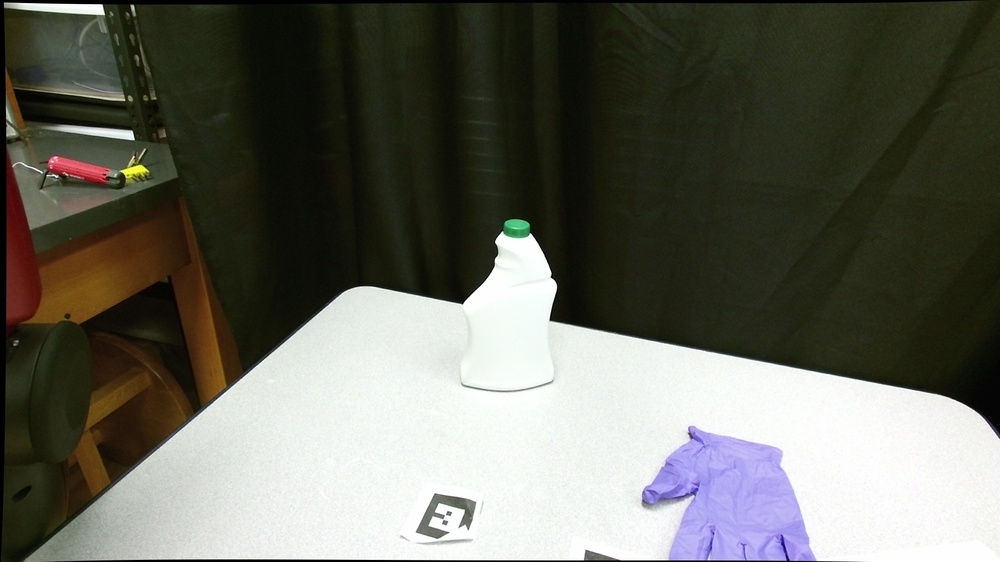
#> input picture scripts/frame/frame0000.jpg, 1000 x 562 px, shrunk from 1920 x 1080 before the run, found by its file name
$ python color_detection.py   (Python 2 division)
#> lines starting #> are read from the running program, lines starting #| are printed output that depends on the picture
#!/usr/bin/env python

__author__ = 'Jane Li'

import cv2
import numpy as np
import matplotlib.pyplot as plt
import os.path


if __name__ == '__main__':
    folder_name = "/home/motion/ros_ws/src/position_tracking/data/image/"
    sample_foler = "sample/"
    file_name = "frame0000.jpg"
    img = cv2.imread(folder_name+file_name,cv2.IMREAD_COLOR)
#> img is the input picture: shape (562, 1000, 3); mean B, G, R 92.9, 102.7, 102.3

    cv2.imshow("Image window", img)

    (height, width) = img.shape[:2]
#> height = 562; width = 1000
    img_crop = img[int(height/2)-10:int(height/2)+60, int(width/2)-5:int(width/2)+10];
    sample_name = "sample001.jpg"
    print "save sample"
    cv2.imwrite(folder_name + sample_foler + sample_name, img_crop)

    blank_image = np.zeros((height, width, 3), np.uint8)
    img_HSV = cv2.cvtColor(img, cv2.COLOR_BGR2HSV);
#> img_HSV: shape (562, 1000, 3); mean H, S, V 42.5, 89.7, 107.1
    # cv2.imshow("HSV image", img_HSV)
    mask = np.zeros(img.shape[:2], np.uint8)
    mask[int(height/2)-10:int(height/2)+60, int(width/2)-5:int(width/2)+10] = 255
    # cv2.imshow("Mask", mask)

    img_masked = cv2.bitwise_and(img, img, mask=mask)
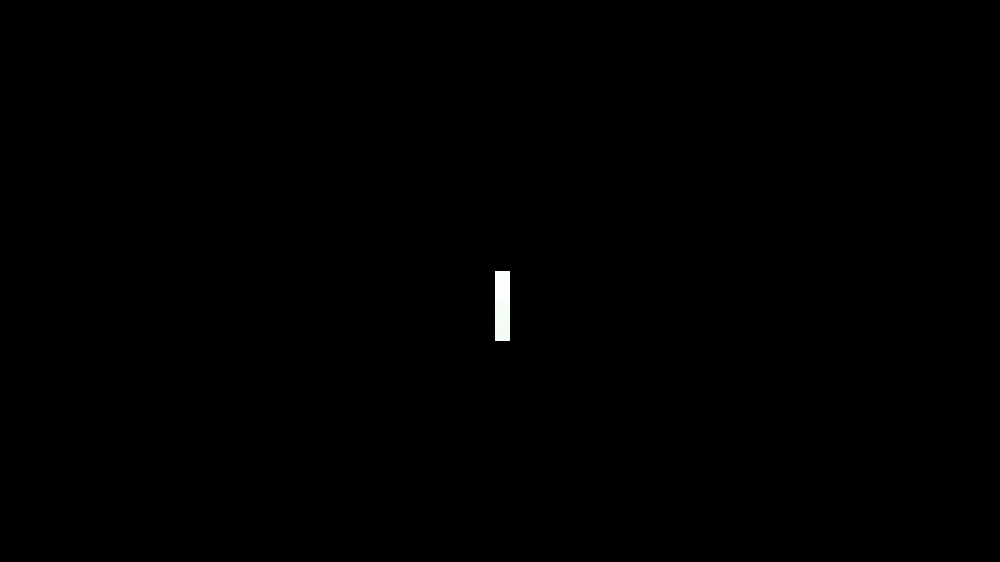
#> img_masked: shape (562, 1000, 3); mean B, G, R 0.5, 0.5, 0.5
    cv2.imshow("Masked img", img_masked)

    img_HSV_masked = cv2.cvtColor(img_masked, cv2.COLOR_BGR2HSV);
#> img_HSV_masked: shape (562, 1000, 3); mean H, S, V 0.1, 0, 0.5
    img_crop_HSV = cv2.cvtColor(img_crop, cv2.COLOR_BGR2HSV);


    # [6 lines of commented-out code are left out]

    color = ["b", "g", "r"]
    value_range = [180, 255, 255]
    for i, col in enumerate(color):
        hist = cv2.calcHist([img_HSV], [i], None, [value_range[i]], [0, value_range[i]])/float(img_HSV.size)
        hist_mask = cv2.calcHist([img_crop_HSV], [i], None, [value_range[i]], [0, value_range[i]])/float(img_crop_HSV.size)
        print "max", col, "=", np.argmax(hist_mask)
        plt.plot(hist, color=col)
        plt.plot(hist_mask, color=col, linewidth=3.0)
        plt.xlim([0, 256])
#> this loop made 3 passes
#| max b = 66
#| max g = 7
#| max r = 254
        # plt.ylim([0, 20000])
    plt.show()
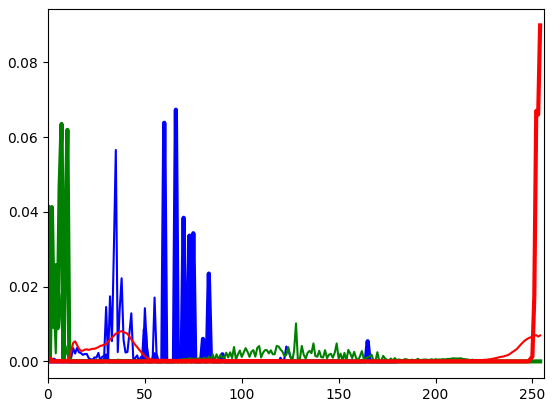
#> figure drawn by matplotlib, 1 panel; curve peaks at x = 35, y = 0.0565; curve peaks at x = 66, y = 0.0673; curve peaks at x = 5, y = 0.0207

    k = cv2.waitKey(0) & 0xFF
#> (key Esc is pressed here)
    while True:
        if k == 27 or k == 255:         # wait for ESC key to exit
            cv2.destroyAllWindows()
            exit(0)
#> (the program exits here)

$ run again, with scripts/frame/frame0003.jpg copied over scripts/frame/frame0000.jpg
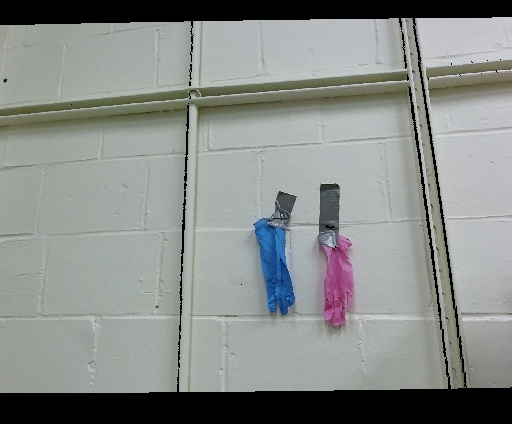
#> input picture scripts/frame/frame0003.jpg, 512 x 424 px, found by its file name
#> img is the input picture: shape (424, 512, 3); mean B, G, R 137.7, 140.3, 136.4
#> img_HSV: shape (424, 512, 3); mean H, S, V 63.8, 20.2, 142.3
#> `img_masked = cv2.bitwise_and(img, img, mask=mask)`:
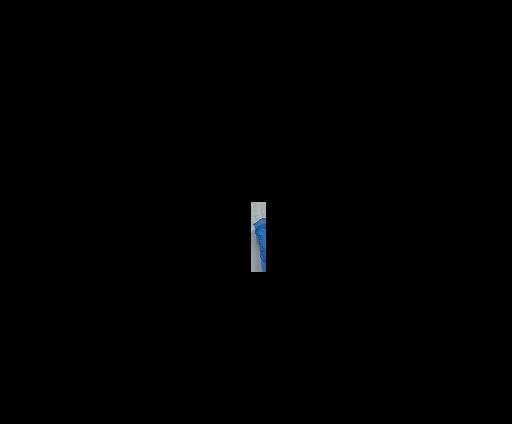
#> img_masked: shape (424, 512, 3); mean B, G, R 0.8, 0.7, 0.5
#> img_HSV_masked: shape (424, 512, 3); mean H, S, V 0.5, 0.4, 0.8
#> the loop `for i, col in enumerate(color):` made 3 passes
#| max b = 105
#| max g = 16
#| max r = 176
#> `plt.show()`:
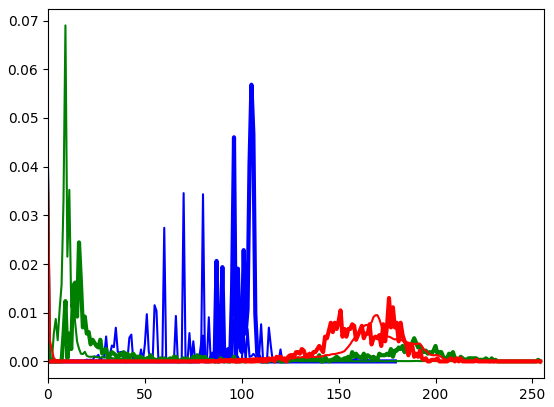
#> figure drawn by matplotlib, 1 panel; curve peaks at x = 0, y = 0.0401; curve peaks at x = 105, y = 0.0568; curve peaks at x = 9, y = 0.069
